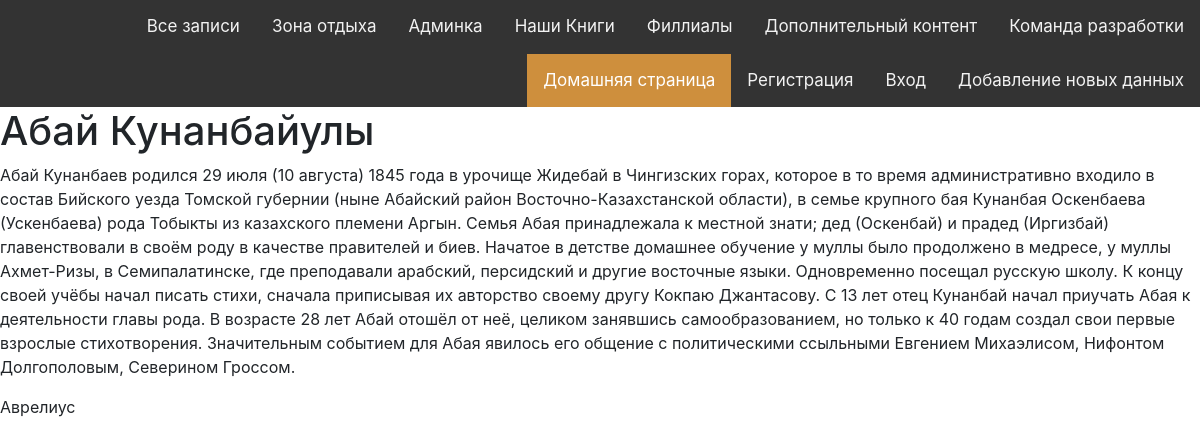
/post/abaj-kunanbajuly, run on the app's committed database.
### main/models.py (models this page shows, shortened)
class Famous_Persons(models.Model):
    name = models.CharField('Имя', max_length=30)
    biography = models.TextField('Биография')
    author_of_publication = models.CharField('Имя автора публикации', max_length=30)
    slug = models.SlugField(unique=True, verbose_name='URL')
    class Meta:
        verbose_name = 'Знаменитый писатель'
        verbose_name_plural = 'Знаменитые писатели'

### main/views.py (the view)
# urls.py: path('post/<slug:post_slug>', views.show_post, name = 'post'),
def show_post(request, post_slug):
    post = get_object_or_404(Famous_Persons, slug = post_slug)
    context = {'post':post}
    return render(request, 'main/post.html', context=context)

### main/templates/main/post.html (shortened to what this page needs)
{% extends 'main/layout.html' %}
{% block content %}
    <h1>{{post.name}}</h1>
    <p>{{post.biography}}</p>
    <p>{{post.author_of_publication}}</p>
{% endblock %}

### main/static/main/css/main.css (style rules this page uses)
body { background: rgb(63, 62, 62); }

### data on the page
Famous_Persons: name "Абай Кунанбайулы", biography "Абай Кунанбаев родился 29 июля (10 августа) 1845 года в урочище Жидебай в Чингизских горах, которое в то время административно входило в состав Бийского уезда Томской губернии (ныне Абайский район Восточно-Казахстанской области), в семье крупного бая Кунанбая Оскенбаева (Ускенбаева) рода Тобыкты из казахского племени Аргын. Семья Абая принадлежала к местной знати; дед (Оскенбай) и прадед (Иргизбай) главенствовали в своём роду в качестве правителей и биев. Начатое в детстве домашнее обучение у муллы было продолжено в медресе, у муллы Ахмет-Ризы, в Семипалатинске, где преподавали арабский, персидский и другие восточные языки. Одновременно посещал русскую школу. К концу своей учёбы начал…", author_of_publication "Аврелиус"
